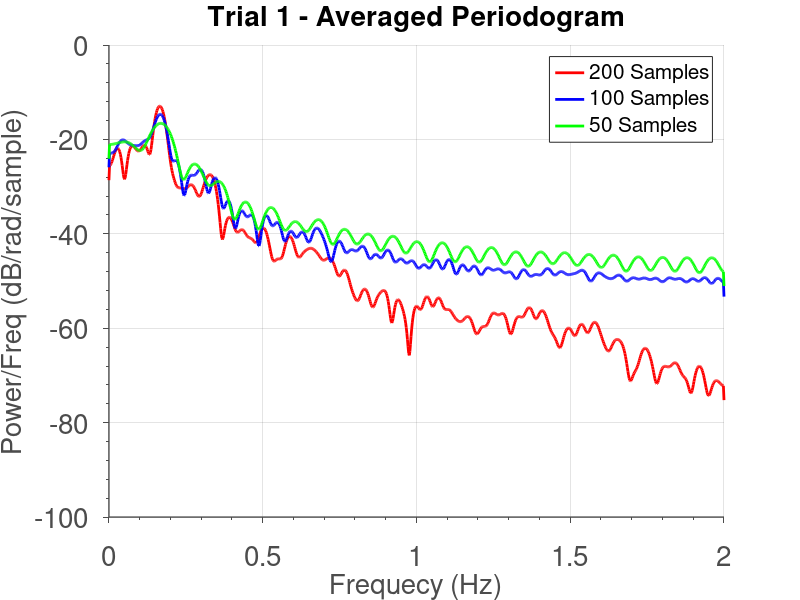

Write MATLAB code to recreate this figure. (Note: this script raises an error after producing the figure.)
%-----------------------------------------------------------------------
%-----------------------------------------------------------------------
% Section 1.5
%-----------------------------------------------------------------------
%
%-----------------------------------------------------------------------
% Question A  
%-----------------------------------------------------------------------
% RRI Trial 1 data---------------------------
% load('Data/trial1.mat');
% load('Data/RRI_fs.mat');
% x=detrend(xRRI1);
% x=x.*hann(length(x))';
% N=length(x);
% K=2048;
% data_f=abs(fftshift(fft([x zeros(1, K-N)])));
% Power_xx =pow2db(data_f.^2/(N*2*pi));
% fs=-1:2/K:1-1/K;
% 
% figure(1)
% plot(fs*RRI_fs./2,Power_xx,'LineWidth',2,'color','red');
% axis([0 2 -100 0])
% set(gca,'fontsize',20);
% title('Trial 1 - Periodogram','FontSize',20);
% xlabel('Frequency (Hz)', 'FontSize', 20);
% ylabel('Power/Freq (dB/Hz)', 'FontSize', 20);
% set(gca,'Box','off','TickDir','out','TickLength',[.01 .01],'XMinorTick','on','YMinorTick','on','XGrid','on','YGrid','on','XColor',[.3 .3 .3],'YColor', [.3 .3 .3],'LineWidth',1);
% save_figure('../Images/Section_1/Section_1_5_A1_Periodgram_RRI');
% 
% % RRI Trial 2 data---------------------------
% load('Data/trial2.mat');
% load('Data/RRI_fs.mat');
% x=detrend(xRRI2);
% x=x.*hann(length(x))';
% K=2048;
% N=length(x);
% data_f=abs(fftshift(fft([x zeros(1, K-N)])));
% Power_xx =pow2db(data_f.^2/(N*2*pi));
% fs=-1:2/K:1-1/K;
% 
% figure(2)
% plot(fs*RRI_fs./2,Power_xx,'LineWidth',2,'color','red');
% axis([0 2 -100 0])
% set(gca,'fontsize',20);
% title('Trial 2 - Periodogram','FontSize',20);
% xlabel('Frequency (Hz)', 'FontSize', 20);
% ylabel('Power/Freq (dB/Hz)', 'FontSize', 20);
% set(gca,'Box','off','TickDir','out','TickLength',[.01 .01],'XMinorTick','on','YMinorTick','on','XGrid','on','YGrid','on','XColor',[.3 .3 .3],'YColor', [.3 .3 .3],'LineWidth',1);
% save_figure('../Images/Section_1/Section_1_5_A2_Periodgram_RRI');
% 
% % RRI Trial 3 data---------------------------
% load('Data/trial3.mat');
% load('Data/RRI_fs.mat');
% x=detrend(xRRI3);
% x=x.*hann(length(x))';
% N=length(x);
% K=2048;
% data_f=abs(fftshift(fft([x zeros(1, K-N)])));
% Power_xx =pow2db(data_f.^2/(N*2*pi));
% fs=-1:2/K:1-1/K;
% 
% figure(3)
% plot(fs*RRI_fs./2,Power_xx,'LineWidth',2,'color','red');
% axis([0 2 -100 0])
% set(gca,'fontsize',20);
% title('Trial 3 - Periodogram','FontSize',20);
% xlabel('Frequency (Hz)', 'FontSize', 20);
% ylabel('Power/Freq (dB/Hz)', 'FontSize', 20);
% set(gca,'Box','off','TickDir','out','TickLength',[.01 .01],'XMinorTick','on','YMinorTick','on','XGrid','on','YGrid','on','XColor',[.3 .3 .3],'YColor', [.3 .3 .3],'LineWidth',1);
% save_figure('../Images/Section_1/Section_1_5_A3_Periodgram_RRI');

%-----------------------------------------------------------------------
% Question B
%-----------------------------------------------------------------------
%Trial 1----------------------
load('Data/trial1.mat');
load('Data/RRI_fs.mat');
K=2048;
x=detrend(xRRI1);
% 200 Samples Averaged----------------
Length_seg = 200;
length_overlap = 0;
[Power_xx,w]= pwelch(x,hann(Length_seg),length_overlap,K,fsRRI,'onesided');
figure(1);
plot(w,pow2db(Power_xx),'LineWidth',2,'Color','red');
hold on;
% 100 Samples Averaged----------------
Length_seg = 100;
length_overlap = 0;
[Power_xx,w]= pwelch(x,rectwin(Length_seg),length_overlap,K,fsRRI,'onesided');
plot(w,pow2db(Power_xx),'LineWidth',2,'Color','blue');
% 50 Samples Averaged----------------
Length_seg = 50;
length_overlap = 0;
[Power_xx,w]= pwelch(x,rectwin(Length_seg),length_overlap,K,fsRRI,'onesided');
plot(w,pow2db(Power_xx),'LineWidth',2,'Color','green');
hold off;

axis([0 2 -100 0]);
set(gca,'fontsize',20);
title('Trial 1 - Averaged Periodogram','FontSize',20);
xlabel('Frequecy (Hz)', 'FontSize', 20);
ylabel('Power/Freq (dB/rad/sample)', 'FontSize', 20);
legend({'200 Samples','100 Samples','50 Samples','color'},'FontSize', 15);
set(gca,'Box','off','TickDir','out','TickLength',[.01 .01],'XMinorTick','on','YMinorTick','on','XGrid','on','YGrid','on','XColor',[.3 .3 .3],'YColor', [.3 .3 .3],'LineWidth',1);
save_figure('../Images/Section_1/Section_1_5_B1_Avg_Periodogram_RRI_SS');

% Trial 2----------------------
load('Data/trial2.mat');
load('Data/RRI_fs.mat');
x=detrend(xRRI2);
% 200 Samples Averaged----------------
Length_seg = 200;
length_overlap = 0;
[Power_xx,w]= pwelch(x,hann(Length_seg),length_overlap,K,fsRRI,'onesided');
figure(2);
plot(w,pow2db(Power_xx),'LineWidth',2,'Color','red');
hold on;
% 100 Samples Averaged----------------
Length_seg = 100;
length_overlap = 0;
[Power_xx,w]= pwelch(x,rectwin(Length_seg),length_overlap,K,fsRRI,'onesided');
plot(w,pow2db(Power_xx),'LineWidth',2,'Color','blue');
% 50 Samples Averaged----------------
Length_seg = 50;
length_overlap = 0;
[Power_xx,w]= pwelch(x,rectwin(Length_seg),length_overlap,K,fsRRI,'onesided');
plot(w,pow2db(Power_xx),'LineWidth',2,'Color','green');
hold off;

axis([0 2 -100 0]);
set(gca,'fontsize',20);
title('Trial 2 - Averaged Periodogram','FontSize',20);
xlabel('Frequecy (Hz)', 'FontSize', 20);
ylabel('Power/Freq (dB/rad/sample)', 'FontSize', 20);
legend({'200 Samples','100 Samples','50 Samples','color'},'FontSize', 15);
set(gca,'Box','off','TickDir','out','TickLength',[.01 .01],'XMinorTick','on','YMinorTick','on','XGrid','on','YGrid','on','XColor',[.3 .3 .3],'YColor', [.3 .3 .3],'LineWidth',1);
save_figure('../Images/Section_1/Section_1_5_B2_Avg_Periodogram_RRI_SS');
% Trial 3----------------------

load('Data/trial3.mat');
load('Data/RRI_fs.mat');
x=detrend(xRRI3);
% 200 Samples Averaged----------------
Length_seg = 200;
length_overlap = 0;
[Power_xx,w]= pwelch(x,hann(Length_seg),length_overlap,K,fsRRI,'onesided');
figure(3);
plot(w,pow2db(Power_xx),'LineWidth',2,'Color','red');
hold on;
% 100 Samples Averaged----------------
Length_seg = 100;
length_overlap = 0;
[Power_xx,w]= pwelch(x,rectwin(Length_seg),length_overlap,K,fsRRI,'onesided');
plot(w,pow2db(Power_xx),'LineWidth',2,'Color','blue');

% 50 Samples Averaged----------------
Length_seg = 50;
length_overlap = 0;
[Power_xx,w]= pwelch(x,rectwin(Length_seg),length_overlap,K,fsRRI,'onesided');
plot(w,pow2db(Power_xx),'LineWidth',2,'Color','green');
hold off;

axis([0 2 -100 0]);
set(gca,'fontsize',20);
title('Trial 3 - Averaged Periodogram','FontSize',20);
xlabel('Frequecy (Hz)', 'FontSize', 20);
ylabel('Power/Freq (dB/rad/sample)', 'FontSize', 20);
legend({'200 Samples','100 Samples','50 Samples','color'},'FontSize', 15);
set(gca,'Box','off','TickDir','out','TickLength',[.01 .01],'XMinorTick','on','YMinorTick','on','XGrid','on','YGrid','on','XColor',[.3 .3 .3],'YColor', [.3 .3 .3],'LineWidth',1);
save_figure('../Images/Section_1/Section_1_5_B3_Avg_Periodogram_RRI_SS');

%-----------------------------------------------------------------------
% Question C
%-----------------------------------------------------------------------
% % Trial 1-----------------------------------
% clear magnitudes;
% load('Data/trial1.mat');
% load('Data/RRI_fs.mat');
% 
% models=[2,4,10];
% x=detrend(xRRI1);
% x=x.*hann(length(x))';
% N=length(x);
% K=2048;
% signal_f=abs(fftshift(fft([x zeros(1, K-N)])));
% Power_xx=pow2db(signal_f.^2/(N*2*pi));
% fs=-1:2/K:1-1/K;
% 
% for i = 1:length(models)
%     [a_predicted, noise_var] = aryule(x, models(i));
%     [magnitudes(:, i), w] = freqz(noise_var^(1/2), a_predicted, length(x),fsRRI);
%     legend_str{1, i+1} = char(sprintf('Model - Based Method: Order %d', models(i))); 
%     
% end
% 
% % When Model order = 2
% figure(1)
% plot(fs*fsRRI./2,Power_xx,'LineWidth',2,'Color','red');
% hold on;
% plot(w, pow2db(abs(magnitudes(:, 1)).^2), 'LineWidth', 2,'Color','blue');
% legend({'Standard', 'Model','color'}, 'FontSize', 15);
% hold off;
% axis([0 2 -100 0]);
% set(gca,'fontsize',20);
% title('AR Spectrum Trial 1: Order=2','FontSize',20);
% xlabel('Frequency (Hz)', 'FontSize', 20);
% ylabel('Power/Freq (dB/Hz)', 'FontSize', 20);
% set(gca,'Box','off','TickDir','out','TickLength',[.01 .01],'XMinorTick','on','YMinorTick','on','XGrid','on','YGrid','on','XColor',[.3 .3 .3],'YColor', [.3 .3 .3],'LineWidth',1);
% save_figure('../Images/Section_1/Section_1_5_C1_AR_Specttrum_RRI');
% 
% % When Model order = 4
% figure(2)
% plot(fs*fsRRI./2,Power_xx,'LineWidth',2,'Color','red');
% hold on;
% plot(w, pow2db(abs(magnitudes(:, 2)).^2), 'LineWidth', 2,'Color','blue');
% legend({'Standard', 'Model','color'}, 'FontSize', 15);
% hold off;
% axis([0 2 -100 0]);
% set(gca,'fontsize',20);
% title('AR Spectrum Trial 1: Order=4','FontSize',20);
% xlabel('Frequency (Hz)', 'FontSize', 20);
% ylabel('Power/Freq (dB/Hz)', 'FontSize', 20);
% set(gca,'Box','off','TickDir','out','TickLength',[.01 .01],'XMinorTick','on','YMinorTick','on','XGrid','on','YGrid','on','XColor',[.3 .3 .3],'YColor', [.3 .3 .3],'LineWidth',1);
% save_figure('../Images/Section_1/Section_1_5_C2_AR_Specttrum_RRI');
% 
% % When Model order = 10
% figure(3)
% plot(fs*fsRRI./2,Power_xx,'LineWidth',2,'Color','red');
% hold on;
% plot(w, pow2db(abs(magnitudes(:, 3)).^2), 'LineWidth', 2, 'Color','blue');
% legend({'Standard', 'Model','color'}, 'FontSize', 15);
% hold off;
% axis([0 2 -100 0]);
% set(gca,'fontsize',20);
% title('AR Spectrum Trial 1: Order=10','FontSize',20);
% xlabel('Frequency (Hz)', 'FontSize', 20);
% ylabel('Power/Freq (dB/Hz)', 'FontSize', 20);
% set(gca,'Box','off','TickDir','out','TickLength',[.01 .01],'XMinorTick','on','YMinorTick','on','XGrid','on','YGrid','on','XColor',[.3 .3 .3],'YColor', [.3 .3 .3],'LineWidth',1);
% save_figure('../Images/Section_1/Section_1_5_C3_AR_Specttrum_RRI');
% 
% 
% % Trial 2-----------------------------------
% clear magnitudes;
% load('Data/trial2.mat');
% load('Data/RRI_fs.mat');
% 
% models=[8,12,20];
% x=detrend(xRRI2);
% 
% x=x.*hann(length(x))';
% N=length(x);
% K=2048;
% signal_f=abs(fftshift(fft([x zeros(1, K-N)])));
% Power_xx=pow2db(signal_f.^2/(N*2*pi));
% fs=-1:2/K:1-1/K;
% 
% for i = 1:length(models)
%     % use aryule function to determine coefficients as well as estimated error
%     [a_predicted, noise_var] = aryule(x, models(i));
% 
%     % generate model based estimate of PSD
%     [magnitudes(:, i), w] = freqz(noise_var^(1/2), a_predicted, length(x),fsRRI);
%     
%     % create string for legend
%     legend_str{1, i+1} = char(sprintf('Model - Based Method: Order %d', models(i))); 
%     
% end
% 
% % When Model order = 8
% 
% figure(1)
% plot(fs*fsRRI./2,Power_xx,'LineWidth',2,'Color', 'red');
% hold on;
% plot(w, pow2db(abs(magnitudes(:, 1)).^2), 'LineWidth', 2,'Color', 'blue');
% legend({'Standard', 'Model','color'}, 'FontSize', 15);
% hold off;
% axis([0 2 -100 0]);
% set(gca,'fontsize',20);
% title('AR Spectrum Trial 2: Order=8','FontSize',20);
% xlabel('Frequency (Hz)', 'FontSize', 20);
% ylabel('Power/Freq (dB/Hz)', 'FontSize', 20);
% set(gca,'Box','off','TickDir','out','TickLength',[.01 .01],'XMinorTick','on','YMinorTick','on','XGrid','on','YGrid','on','XColor',[.3 .3 .3],'YColor', [.3 .3 .3],'LineWidth',1);
% save_figure('../Images/Section_1/Section_1_5_C4_AR_Specttrum_RRI');
% % When Model orde = 12
% 
% figure(2)
% plot(fs*fsRRI./2,Power_xx,'LineWidth',2,'Color', 'red');
% hold on;
% plot(w, pow2db(abs(magnitudes(:, 2)).^2), 'LineWidth', 2, 'Color', 'blue');
% legend({'Standard', 'Model','color'}, 'FontSize', 15);
% hold off;
% axis([0 2 -100 0]);
% set(gca,'fontsize',20);
% title('AR Spectrum Trial 2: Order=12','FontSize',20);
% xlabel('Frequency (Hz)', 'FontSize', 20);
% ylabel('Power/Freq (dB/Hz)', 'FontSize', 20);
% set(gca,'Box','off','TickDir','out','TickLength',[.01 .01],'XMinorTick','on','YMinorTick','on','XGrid','on','YGrid','on','XColor',[.3 .3 .3],'YColor', [.3 .3 .3],'LineWidth',1);
% save_figure('../Images/Section_1/Section_1_5_C5_AR_Specttrum_RRI');
% 
% %  When Model order = 20
% 
% figure(3)
% plot(fs*fsRRI./2,Power_xx,'LineWidth',2,'Color', 'red');
% hold on;
% plot(w, pow2db(abs(magnitudes(:, 3)).^2), 'LineWidth', 2, 'Color','blue');
% legend({'Standard', 'Model','color'}, 'FontSize', 15);
% hold off;
% axis([0 2 -100 0]);
% set(gca,'fontsize',20);
% title('AR Spectrum Trial 2: Order=20','FontSize',20);
% xlabel('Frequency (Hz)', 'FontSize', 20);
% ylabel('Power/Freq (dB/Hz)', 'FontSize', 20);
% set(gca,'Box','off','TickDir','out','TickLength',[.01 .01],'XMinorTick','on','YMinorTick','on','XGrid','on','YGrid','on','XColor',[.3 .3 .3],'YColor', [.3 .3 .3],'LineWidth',1);
% save_figure('../Images/Section_1/Section_1_5_C6_AR_Specttrum_RRI');
% 
% % Trial 3-----------------------------------
% clear magnitudes;
% load('Data/trial3.mat');
% load('Data/RRI_fs.mat');
% 
% models=[2,13,35];
% x=detrend(xRRI3);
% 
% % periodogram plot 
% x=x.*hann(length(x))';
% N=length(x);
% K=2048;
% signal_f=abs(fftshift(fft([x zeros(1, K-N)])));
% Power_xx=pow2db(signal_f.^2/(N*2*pi));
% fs=-1:2/K:1-1/K;
% 
% for i = 1:length(models)
%     % use aryule function to determine coefficients as well as estimated error
%     [a_predicted, noise_var] = aryule(x, models(i));
% 
%     % generate model based estimate of PSD
%     [magnitudes(:, i), w] = freqz(noise_var^(1/2), a_predicted, length(x),fsRRI);
%     
%     % create string for legend
%     legend_str{1, i+1} = char(sprintf('Model - Based Method: Order %d', models(i))); 
%     
% end
% 
% % When Model orde = 2
% 
% figure(1)
% plot(fs*fsRRI./2,Power_xx,'LineWidth',2,'Color', 'red');
% hold on;
% plot(w, pow2db(abs(magnitudes(:, 1)).^2), 'LineWidth', 2,'Color', 'blue');
% legend({'Standard', 'Model','color'}, 'FontSize', 15);
% hold off;
% axis([0 2 -100 0]);
% set(gca,'fontsize',20);
% title('AR Spectrum Trial 3: Order=2','FontSize',20);
% xlabel('Frequency (Hz)', 'FontSize', 20);
% ylabel('Power/Freq (dB/Hz)', 'FontSize', 20);
% set(gca,'Box','off','TickDir','out','TickLength',[.01 .01],'XMinorTick','on','YMinorTick','on','XGrid','on','YGrid','on','XColor',[.3 .3 .3],'YColor', [.3 .3 .3],'LineWidth',1);
% save_figure('../Images/Section_1/Section_1_5_C7_AR_Specttrum_RRI');
% 
% % When Model orde = 13
% 
% figure(2)
% plot(fs*fsRRI./2,Power_xx,'LineWidth',2,'Color', 'red');
% hold on;
% plot(w, pow2db(abs(magnitudes(:, 2)).^2), 'LineWidth', 2, 'Color', 'blue');
% legend({'Standard', 'Model','color'}, 'FontSize', 15);
% hold off;
% axis([0 2 -100 0]);
% set(gca,'fontsize',20);
% title('AR Spectrum Trial 3: Order=13','FontSize',20);
% xlabel('Frequency (Hz)', 'FontSize', 20);
% ylabel('Power/Freq (dB/Hz)', 'FontSize', 20);
% set(gca,'Box','off','TickDir','out','TickLength',[.01 .01],'XMinorTick','on','YMinorTick','on','XGrid','on','YGrid','on','XColor',[.3 .3 .3],'YColor', [.3 .3 .3],'LineWidth',1);
% save_figure('../Images/Section_1/Section_1_5_C8_AR_Specttrum_RRI');
% 
% % When Model orde = 35
% 
% figure(3)
% plot(fs*fsRRI./2,Power_xx,'LineWidth',2,'Color', 'red');
% hold on;
% plot(w, pow2db(abs(magnitudes(:, 3)).^2), 'LineWidth', 2, 'Color', 'blue');
% legend({'Standard', 'Model','color'}, 'FontSize', 15);
% hold off;
% axis([0 2 -100 0]);
% set(gca,'fontsize',20);
% title('AR Spectrum Trial 3: Order=35','FontSize',20);
% xlabel('Frequency (Hz)', 'FontSize', 20);
% ylabel('Power/Freq (dB/Hz)', 'FontSize', 20);
% set(gca,'Box','off','TickDir','out','TickLength',[.01 .01],'XMinorTick','on','YMinorTick','on','XGrid','on','YGrid','on','XColor',[.3 .3 .3],'YColor', [.3 .3 .3],'LineWidth',1);
% save_figure('../Images/Section_1/Section_1_5_C9_AR_Specttrum_RRI');
